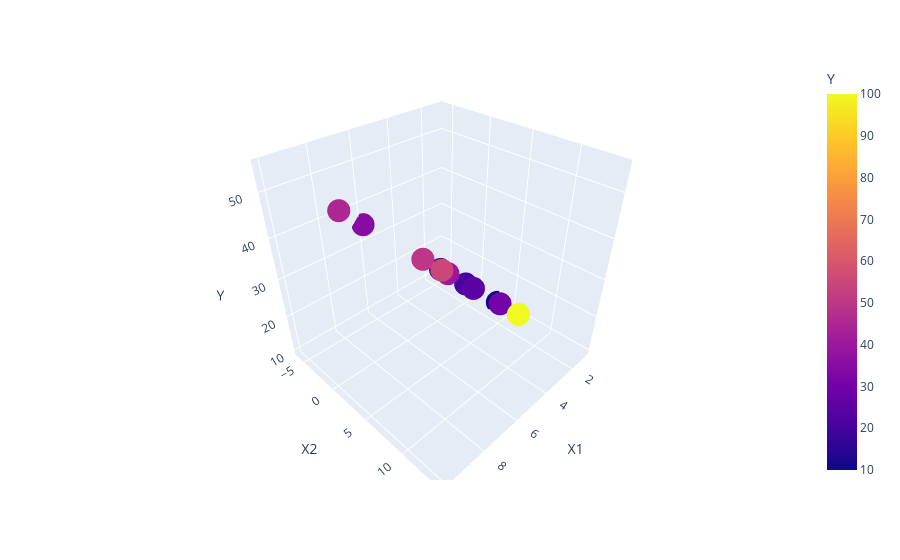

The cell this chart's notebook holds for it:
### Code cell
import plotly.express as px

# Original scatter plot
fig = px.scatter_3d(df, x='X1', y='X2', z='Y', color='Y', color_discrete_sequence=['blue'])

# predicted scatter plot

new_point = px.scatter_3d(x=[new_X1], y=[new_X2], z=predicted_Y, color =[100] )
fig.add_trace(new_point.data[0])
# Update the marker style for the added point to 'box'
fig.update_traces()

fig.show()

### Figure 1 — Plotly figure (JSON) as saved in the notebook; plotly's stock layout.template omitted (floating-point values rounded to 4 significant figures)
{"data": [{"hovertemplate": "X1=%{x}<br>X2=%{y}<br>Y=%{marker.color}<extra></extra>", "legendgroup": "", "marker": {"color": [10, 15, 20, 25, 30, 35, 40, 45, 50, 55], "coloraxis": "coloraxis", "symbol": "circle"}, "mode": "markers", "name": "", "scene": "scene", "showlegend": false, "type": "scatter3d", "x": [1, 2, 3, 4, 5, 6, 7, 8, 9, 10], "y": [3, -4, 2, 5, 10, -6, 8, -3, 10, 14], "z": [10, 15, 20, 25, 30, 35, 40, 45, 50, 55]}, {"hovertemplate": "x=%{x}<br>y=%{y}<br>z=%{z}<br>color=%{marker.color}<extra></extra>", "legendgroup": "", "marker": {"color": [100], "coloraxis": "coloraxis", "symbol": "circle"}, "mode": "markers", "name": "", "scene": "scene", "showlegend": false, "type": "scatter3d", "x": [5], "y": [12], "z": [30.0]}], "layout": {"coloraxis": {"colorbar": {"title": {"text": "Y"}}, "colorscale": [[0, "#0d0887"], [0.1111, "#46039f"], [0.2222, "#7201a8"], [0.3333, "#9c179e"], [0.4444, "#bd3786"], [0.5556, "#d8576b"], [0.6667, "#ed7953"], [0.7778, "#fb9f3a"], [0.8889, "#fdca26"], [1, "#f0f921"]]}, "legend": {"tracegroupgap": 0}, "margin": {"t": 60}, "scene": {"domain": {"x": [0, 1], "y": [0, 1]}, "xaxis": {"title": {"text": "X1"}}, "yaxis": {"title": {"text": "X2"}}, "zaxis": {"title": {"text": "Y"}}}}}
